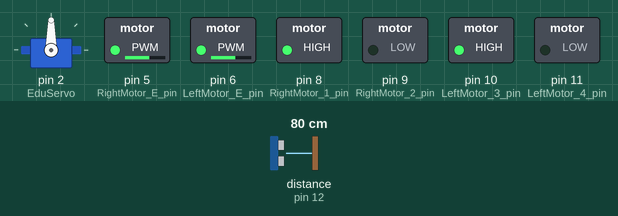
Recording of a sketch running on a simulated Arduino Uno, built with avr-gcc and run on an emulated ATmega328P. Shown: servo, switched loads named in the sketch (green lamp = pin HIGH). Wiring (inferred from the names in the program): ultrasonic range finder: trigger pin 13; echo pin 12. Dashed ring = blinking. The test bench sets the inputs (shaded band); at power-on: distance to the obstacle (sensor on pin 12) 80 cm. The echo pulse lasts 58.3 µs per cm; pins used as bus, display or sensor lines are not drawn; what the sketch prints to the serial monitor is not drawn.

Above: at 1.2 s.
1.3 s: distance to the obstacle (sensor on pin 12) set to 28 cm
2.8 s: distance to the obstacle (sensor on pin 12) set to 23 cm
At 4.0 s:
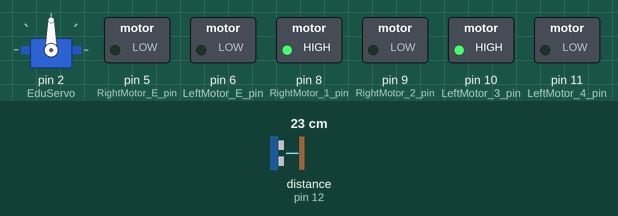
5.8 s: distance to the obstacle (sensor on pin 12) set to 35 cm
8.8 s: distance to the obstacle (sensor on pin 12) set to 2 cm
At 10.2 s:
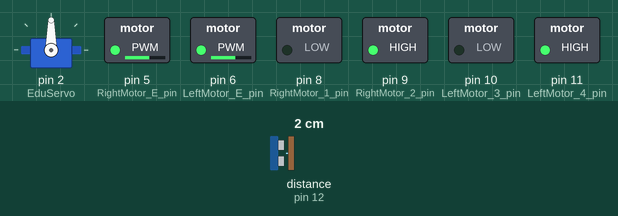
11.8 s: distance to the obstacle (sensor on pin 12) set to 18 cm
At 15.2 s:
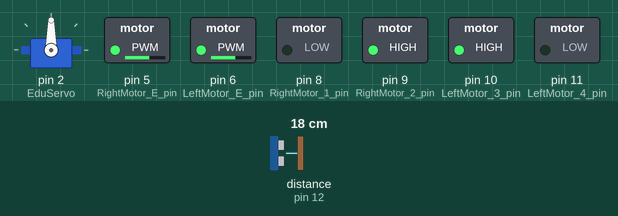
Timing chart, 0 to 15.8 s (numbered marks = the images above; inputs shaded):
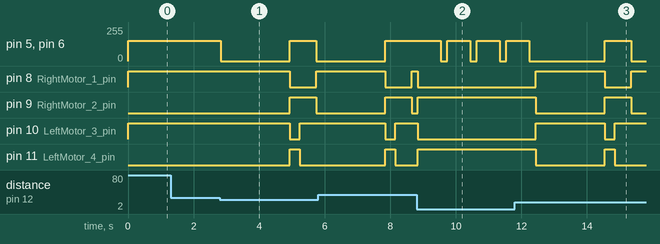

Measured:
- the behaviour switches between 26 and 25 cm on distance to the obstacle (sensor on pin 12) (found by bisection; images 0 and 1)
- after the input at 1.3 s, every drawn part: stays the same
- after the input at 2.8 s, pin 5 (RightMotor_E_pin), pin 6 (LeftMotor_E_pin): 153/255 → 0/255 at once, → 153/255 2.1 s later, → 0/255 0.80 s later
- after the input at 8.8 s, pin 5 (RightMotor_E_pin), pin 6 (LeftMotor_E_pin): alternates 153/255 for 0.70 s and 0/255 for 0.20 s, starting after 0.73 s; pin 8 (RightMotor_1_pin), pin 10 (LeftMotor_3_pin): HIGH → LOW at once; pin 9 (RightMotor_2_pin), pin 11 (LeftMotor_4_pin): LOW → HIGH at once
- after the input at 11.8 s, pin 8 (RightMotor_1_pin): LOW → HIGH after 0.64 s, → LOW 2.1 s later, → HIGH 0.80 s later; pin 9 (RightMotor_2_pin): HIGH → LOW after 0.64 s, → HIGH 2.1 s later, → LOW 0.80 s later

The sketch:

RC_CAR_Obstacle.ino
```cpp
#include <Servo.h>
Servo EduServo;

int trigPin = 13;                           // 디지털 13번 핀에 연결
int echoPin = 12;                           // 디지털 12번 핀에 연결
int Ultra_d = 0;

int val = 0;                                // 좌우 경로 설정 변수

int RightMotor_E_pin = 5;                   // 오른쪽 모터의 Enable & PWM
int LeftMotor_E_pin = 6;                    // 왼쪽 모터의 Enable & PWM
int RightMotor_1_pin = 8;                   // 오른쪽 모터 제어선 IN1
int RightMotor_2_pin = 9;                   // 오른쪽 모터 제어선 IN2
int LeftMotor_3_pin = 10;                   // 왼쪽 모터 제어선 IN3
int LeftMotor_4_pin = 11;                   // 왼쪽 모터 제어선 IN4

int L_MotorSpeed = 153;                     // 왼쪽 모터 속도
int R_MotorSpeed = 153;                     // 오른쪽 모터 속도

void setup() {
  EduServo.attach(2);                       // 서보모터 PWM 디지털입출력 2번핀 연결

  pinMode(echoPin, INPUT);                  // echoPin 입력
  pinMode(trigPin, OUTPUT);                 // trigPin 출력

  pinMode(RightMotor_E_pin, OUTPUT);        // 출력모드로 설정
  pinMode(RightMotor_1_pin, OUTPUT);
  pinMode(RightMotor_2_pin, OUTPUT);
  pinMode(LeftMotor_3_pin, OUTPUT);
  pinMode(LeftMotor_4_pin, OUTPUT);
  pinMode(LeftMotor_E_pin, OUTPUT);

  Serial.begin(9600);
  Serial.println("Welcome Eduino!");
}

void loop() {
  Ultra_d = Ultrasonic();
  Serial.println(Ultra_d);
  motor_role(HIGH, HIGH);         // 직진

  if(Ultra_d < 250) {
    if (Ultra_d < 150) {
      Serial.println("150 이하.");
      motor_role(LOW, LOW);      // 후진
      delay(700);
      analogWrite(RightMotor_E_pin, 0);
      analogWrite(LeftMotor_E_pin, 0);
      delay(200);
    }
    else {
      analogWrite(RightMotor_E_pin, 0);
      analogWrite(LeftMotor_E_pin, 0);
      delay(200);
      Serial.println("150 이상.");
      val =  Servo_con();
      if (val == 0) {
        Serial.println("우회전.");
        analogWrite(RightMotor_E_pin, 0);
        analogWrite(LeftMotor_E_pin, 0);
        delay(300);
        motor_role(LOW, LOW);    // 후진
        delay(300);
        motor_role(LOW, HIGH);   // 우회전
        delay(500);
      }
      else if (val == 1) {
        Serial.println("좌회전.");
        analogWrite(RightMotor_E_pin, 0);
        analogWrite(LeftMotor_E_pin, 0);
        delay(300);
        motor_role(LOW, LOW);   // 후진
        delay(300);
        motor_role(HIGH, LOW);  // 좌회전
        delay(500);
      }
    }
  }
}

void motor_role(int R_motor, int L_motor){
   digitalWrite(RightMotor_1_pin, R_motor);
   digitalWrite(RightMotor_2_pin, !R_motor);
   digitalWrite(LeftMotor_3_pin, L_motor);
   digitalWrite(LeftMotor_4_pin, !L_motor);

   analogWrite(RightMotor_E_pin, R_MotorSpeed);                          // 우측 모터 속도값
   analogWrite(LeftMotor_E_pin, L_MotorSpeed);                           // 좌측 모터 속도값
}

int Ultrasonic(){
  long duration, distance;
  digitalWrite(trigPin, HIGH);                                            // trigPin에서 초음파 발생(echoPin도 HIGH)
  delayMicroseconds(10);
  digitalWrite(trigPin, LOW);
  duration = pulseIn(echoPin, HIGH);                                      // echoPin 이 HIGH를 유지한 시간을 저장 한다.
  distance = ((float)(340 * duration) / 1000) / 2;

  Serial.print("DIstance:");                                              // 물체와 초음파 센서간 거리를 표시.
  Serial.println(distance);

  return distance;
}

int Servo_con(){
  EduServo.write(90);
  delay(300);
  int Ult_30 = Ultrasonic();
  delay(500);
  EduServo.write(90);
  delay(300);
  int Ult_150 = Ultrasonic();
  delay(500);

  if(Ult_30 > Ult_150){
     val = 1;
  }
  else{
     val = 0;
  }
  EduServo.write(90);
  return val;
}
```
